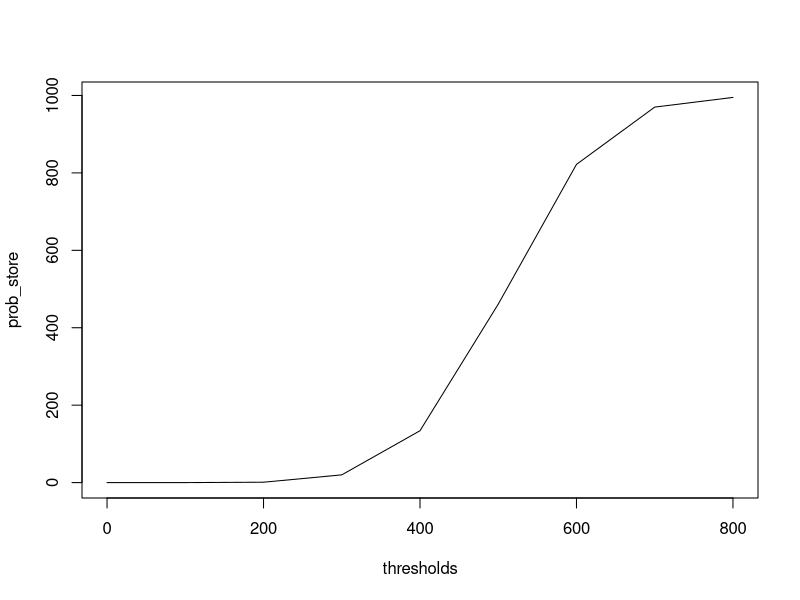

Recreate this plot in R.
### Example loop
trials <- 1000
testing <- rnorm(trials, 500, 100)
thresholds <- seq(0, 800, by = 100)
prob_store <- rep(0, length(thresholds))

for (i in 1:length(thresholds)) {
  prob_store[i] <- sum(testing <= thresholds[i])
}

plot(thresholds, prob_store, type = "l")


thresholds[5]   #just use the 5th value of thresholds
